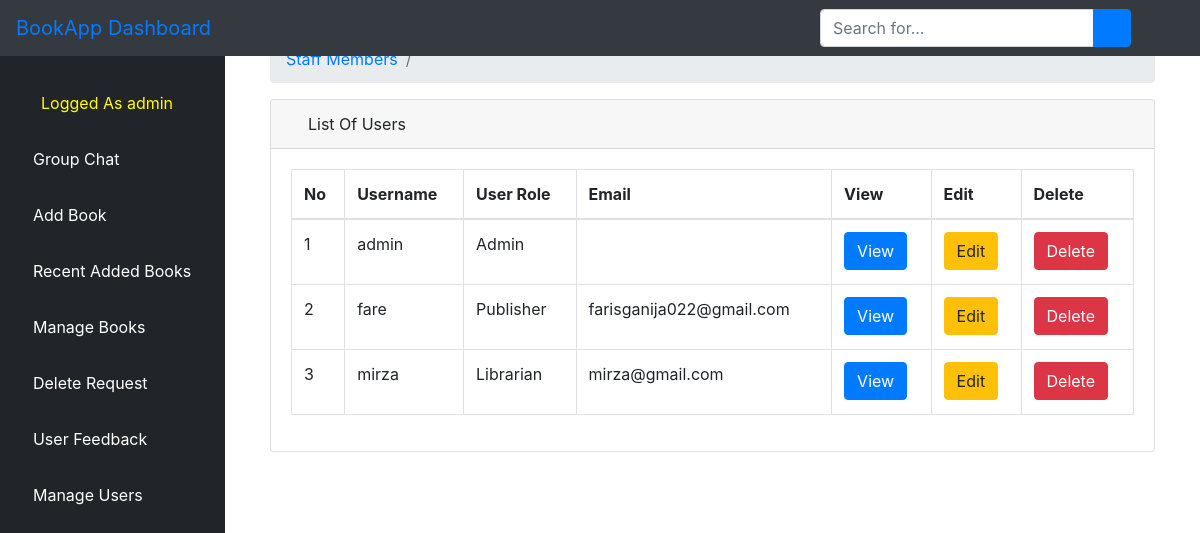
/users/ (signed in), run on the app's committed database.
### bookstore/models.py (models this page shows)
class User(AbstractUser):
    is_publisher = models.BooleanField(default=False)
    is_librarian = models.BooleanField(default=False)
    is_admin = models.BooleanField(default=False)
    class Meta:
        swappable = "AUTH_USER_MODEL"

### bookstore/views.py (the view)
# urls.py: path("users/",views.all_users,name="users"),
@login_required(login_url='login')
def all_users(request):
    users = User.objects.all()
    context = {"users":users}
    return render(request, 'dashboard/users.html',context)

### bookstore/templates/dashboard/users.html (shortened to what this page needs)
{% extends 'dashboard/base.html' %}
{% block body %}
        <div class="container-fluid">
        <div class="row">
          <div class="col-12 mb-3">
          <div class="col-12 mb-3">
                <div id="content-wrapper">
        <div class="container-fluid">
            <ol class="breadcrumb">
                <li class="breadcrumb-item">
                    <a href="">Staff Members</a>
                </li>
                <li class="breadcrumb-item active"></li>
            </ol>
            <div class="card mb-3">
                <div class="card-header">
                    <i class="fas fa-table"></i>
                    List Of Users
                </div>
                <div class="card-body">
                    <div class="table-responsive">
                        <table class="table table-bordered" id="dataTable" width="100%" cellspacing="0">
                            <thead>
                            <tr>
                                <th>No</th>
                                <th>Username</th>
                                <th>User Role</th>
                                <th>Email</th>
                                <th>View</th>
                                <th>Edit</th>
                                <th>Delete</th>
                            </tr>
                            </thead>
                            <tbody>
                        {% if users %}
                            {% for user in users %}
                                <tr>
                                    <td>{{ forloop.counter }}</td>
                                    <td>{{ user.username }}</td>
                                    <td>{% if user.is_publisher == True %}
                                      <p>Publisher</p>
                                    {% elif user.is_admin == True %}
                                      <p>Admin</p>
                                    {% else %}
                                    <p>Librarian</p>
                                      {% endif %}
                                    </td>
                                    <td>{{ user.email }}</td>
                                    <td>
                <a href="{% url 'user_details' user.pk %}"><button type="button" class="btn btn-primary"> View</button></a>
                 </td>
                <td>
                <a href="{% url 'edit_user' user.pk %}"><button type="button" class="btn btn-warning"> Edit</button></a>
        </td>
        <td>
          <a href="{% url 'delete_user' user.pk %}"><button type="button" class="btn btn-danger"> Delete</button></a></td>
                                </tr>
                            {% endfor %}
                        {% endif %}
                            </tbody>
                        </table>
                    </div>
                </div>
            </div>
        </div>
    </div>
          </div>
        </div>
      </div>
    </div>
{% endblock %}

### bookstore/templates/dashboard/base.html (shortened to what this page needs)
  {% load static %}
<!DOCTYPE html>
<html lang="en">
<head>
    {% load static %}
    <link href="{% static 'vendor/fontawesome-free/css/all.min.css' %}" rel="stylesheet" type="text/css">
       <link rel="stylesheet" href="{% static 'assets/css/bootstrap.min.css' %}">
      <link rel="stylesheet" href="{% static 'assets/fonts/font-awesome-4.7.0/css/font-awesome.min.css' %}">
    <link href="{% static 'vendor/datatables/dataTables.bootstrap4.css' %}" rel="stylesheet">
    <link rel="stylesheet" type="text/css" href="{% static 'css/master.css' %}">
    <link href="{% static 'css/sb-admin.css' %}" rel="stylesheet">
</head>
<body id="page-top">
<nav class="navbar navbar-expand navbar-dark bg-dark fixed-top">
    <a class="navbar-brand mr-1 text-primary" href="">BookApp Dashboard</a>
    <button class="btn btn-link btn-sm text-white order-1 order-sm-0" id="sidebarToggle" href="#">
        <i class="fas fa-bars"></i>
    </button>
      <form class="d-none d-md-inline-block form-inline ml-auto mr-0 mr-md-3 my-2 my-md-0" action="">
        <div class="input-group">
            <input type="text" class="form-control" name="query" placeholder="Search for..." aria-label="Search" aria-describedby="basic-addon2">
            <div class="input-group-append">
                <button class="btn btn-primary" type="submit">
                    <i class="fas fa-search"></i>
                </button>
            </div>
        </div>
    </form>
    <ul class="navbar-nav ml-auto ml-md-0">
        <li class="nav-item dropdown no-arrow">
            <a class="nav-link dropdown-toggle" href="#" id="userDropdown" role="button" data-toggle="dropdown" aria-haspopup="true" aria-expanded="false">
                <i class="fas fa-user-circle fa-fw text-primary"></i>
            </a>
        </li>
    </ul>
</nav>
<div id="wrapper" style="padding-top: 19px">
<ul class="sidebar navbar-nav">
{% if request.user.is_superuser %}
    <li class="nav-item active">
        <a class="nav-link" href="">
            <span>Admin Dashboard</span>
        </a>
    </li>
    <li class="nav-item active">
        <a class="nav-link" href="">
            <i class="fas fa-user-circle fa-fw text-warning"></i>
            <span style="color: yellow">Logged As {{ request.user.username }}</span>
        </a>
    </li>
    <li class="nav-item">
        <a class="nav-link" href="{% url 'chat_list' %}">
            <i class="fas fa-book text-primary"></i>
            <span style="color: white">Group Chat</span>
        </a>
    </li>
        <li class="nav-item">
        <a class="nav-link" href="{% url 'post_book' %}">
            <i class="fas fa-book text-primary"></i>
            <span style="color: white">Add Book</span>
        </a>
    </li>
    <li class="nav-item">
        <a class="nav-link" href="{% url 'recent_added_book' %}">
            <i class="fas fa-book text-primary"></i>
            <span style="color: white">Recent Added Books</span>
        </a>
    </li>
      <li class="nav-item">
        <a class="nav-link" href="">
            <i class="fas fa-book text-primary"></i>
            <span style="color: white">Manage Books</span>
        </a>
    </li>
     <li class="nav-item">
        <a class="nav-link" href="{% url 'delete_requests' %}">
            <i class="fas fa-book text-primary"></i>
            <span style="color: white">Delete Request</span>
        </a>
    </li>
     <li class="nav-item">
        <a class="nav-link" href="{% url 'feedbacks' %}">
            <i class="fas fa-book text-primary"></i>
            <span style="color: white">User Feedback</span>
        </a>
    </li>
     <li class="nav-item">
        <a class="nav-link" href="{% url 'users' %}">
            <i class="fas fa-user text-primary"></i>
            <span style="color: white">Manage Users</span>
        </a>
    </li>
</ul>
{% endif %}
    {% block body %}{% endblock %}
</div>

### static/css/master.css (style rules this page uses)
html { scroll-behavior: smooth; }
li { list-style-type: none; }

### bookstore/templates/dashboard/base.html (style rules this page uses)
body { display: flex; flex-direction: column; min-height: 100vh; }

### data on the page
User: user.username "admin", username "admin", is_publisher "Admin"
User: username "fare", is_publisher "Publisher", email "farisganija022@gmail.com"
User: username "mirza", is_publisher "Librarian", email "mirza@gmail.com"
